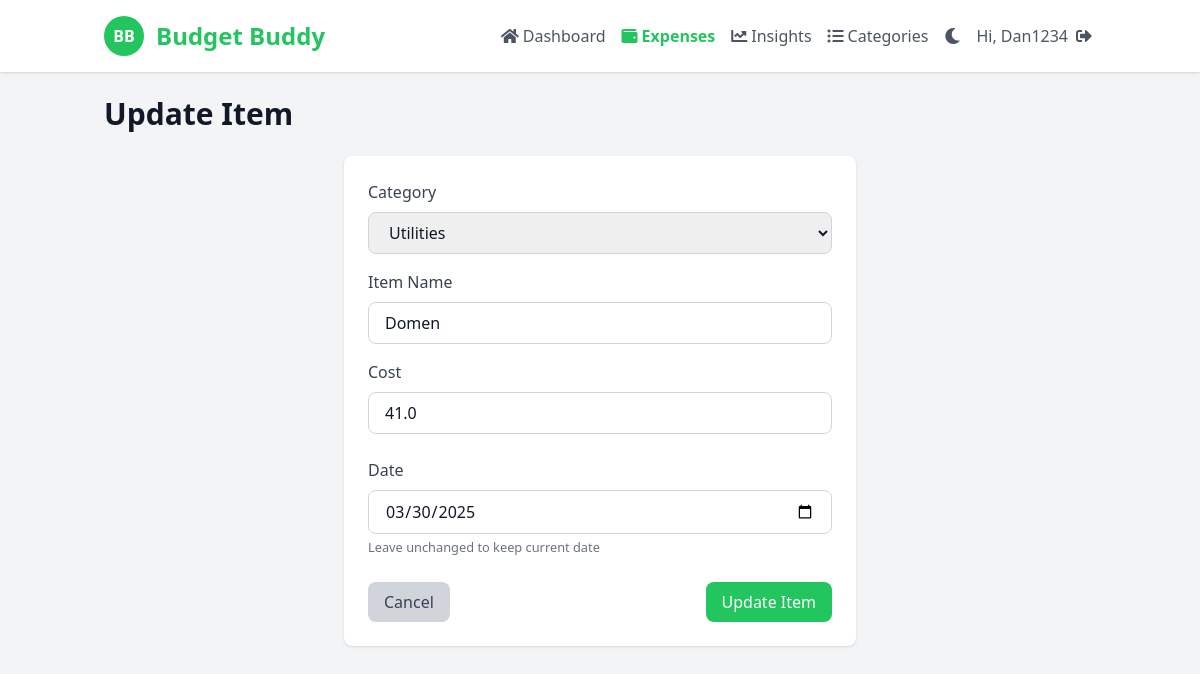
Before: /update/7 (signed in) with the older database file.
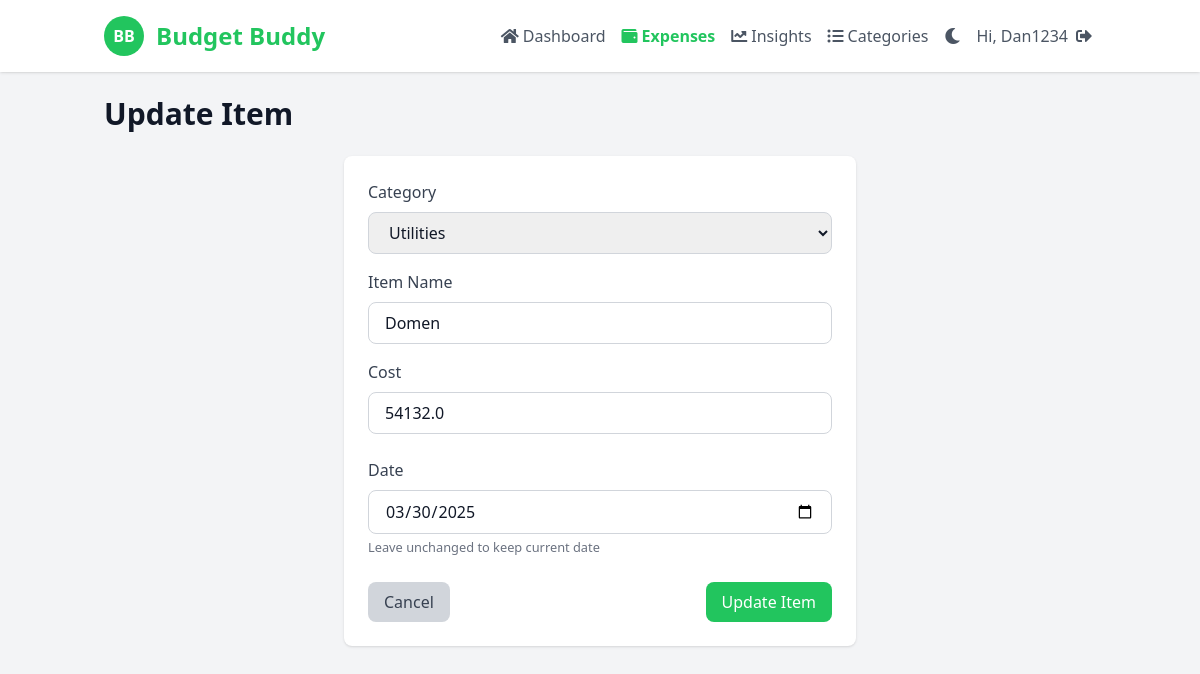
After: the same page with the newer database file.
### app.py (models this page shows, shortened)
class Todo(db.Model):
    id = db.Column(db.Integer, primary_key=True)
    item = db.Column(db.String(200), nullable=False)  # Category
    name = db.Column(db.String(200), nullable=False, default="Unnamed Item")  # Item name
    cost = db.Column(db.Float, nullable=False)
    date_created = db.Column(db.DateTime, default=datetime.now)
    user_id = db.Column(db.Integer, db.ForeignKey('user.id'), nullable=False)

### app.py (the view)
    def decorated_function(*args, **kwargs):
        if not session.get('logged_in'):
            return redirect('/login')
        return f(*args, **kwargs)

### app.py (called while the page is built)
def login_required(f):
    def decorated_function(*args, **kwargs):
        if not session.get('logged_in'):
            return redirect('/login')
        return f(*args, **kwargs)
    decorated_function.__name__ = f.__name__
    return decorated_function

### templates/update.html (shortened to what the changed rows need)
<!DOCTYPE html>
<html lang="en">
<head>
    <script src="https://cdn.tailwindcss.com"></script>
    <link href="https://cdnjs.cloudflare.com/ajax/libs/font-awesome/5.15.3/css/all.min.css" rel="stylesheet"/>
</head>
<body class="bg-gray-100 text-gray-900 dark:bg-dark-900 dark:text-dark-200">
<header class="bg-white shadow fixed w-full z-10 dark:bg-dark-800 dark:shadow-dark">
    <div class="container mx-auto px-4 py-4 flex justify-between items-center">
        <div class="flex items-center">
            <h1 class="ml-3 text-2xl font-bold text-green-500">
                Budget Buddy
            </h1>
        </div>
    </div>
</header>
<main class="container mx-auto px-4 py-24">
    <h2 class="text-3xl font-bold mb-6 dark:text-dark-100">
        Update Item
    </h2>
    <div class="bg-white p-6 rounded-lg shadow max-w-lg mx-auto dark:bg-dark-800">
        <form action="/update/{{ item.id }}" method="POST">
            <div class="mb-4">
                <label for="item" class="block text-gray-700 mb-2 dark:text-dark-400">Category</label>
                <select name="item" id="item" class="w-full px-4 py-2 border border-gray-300 rounded-lg focus:outline-none focus:ring-2 focus:ring-green-500 dark:bg-dark-700 dark:border-dark-600 dark:text-dark-100" required>
                    <option value="Utilities" {% if item.item == 'Utilities' %}selected{% endif %}>Utilities</option>
                </select>
            </div>
            <div class="mb-4">
                <label for="name" class="block text-gray-700 mb-2 dark:text-dark-400">Item Name</label>
                <input type="text" name="name" id="name" value="{{ item.name }}"
                    class="w-full px-4 py-2 border border-gray-300 rounded-lg focus:outline-none focus:ring-2 focus:ring-green-500 dark:bg-dark-700 dark:border-dark-600 dark:text-dark-100"
                    placeholder="e.g., Rent, Netflix, Groceries" required>
            </div>
            <div class="mb-6">
                <label for="cost" class="block text-gray-700 mb-2 dark:text-dark-400">Cost</label>
                <input type="number" name="cost" id="cost" value="{{ item.cost }}"
                    class="w-full px-4 py-2 border border-gray-300 rounded-lg focus:outline-none focus:ring-2 focus:ring-green-500 dark:bg-dark-700 dark:border-dark-600 dark:text-dark-100"
                    step="0.01" min="0" required>
            </div>
            <div class="mb-6">
                <label for="date" class="block text-gray-700 mb-2 dark:text-dark-400">Date</label>
                <input type="date" name="date" id="date" value="{{ item.date_created.strftime('%Y-%m-%d') }}"
                    class="w-full px-4 py-2 border border-gray-300 rounded-lg focus:outline-none focus:ring-2 focus:ring-green-500 dark:bg-dark-700 dark:border-dark-600 dark:text-dark-100">
                <small class="text-gray-500 dark:text-dark-500">Leave unchanged to keep current date</small>
            </div>
        </form>
    </div>
</main>
</body>
</html>

Changed rows visible on the page:
changed Todo "Utilities": cost "41.0" → "54132.0"
